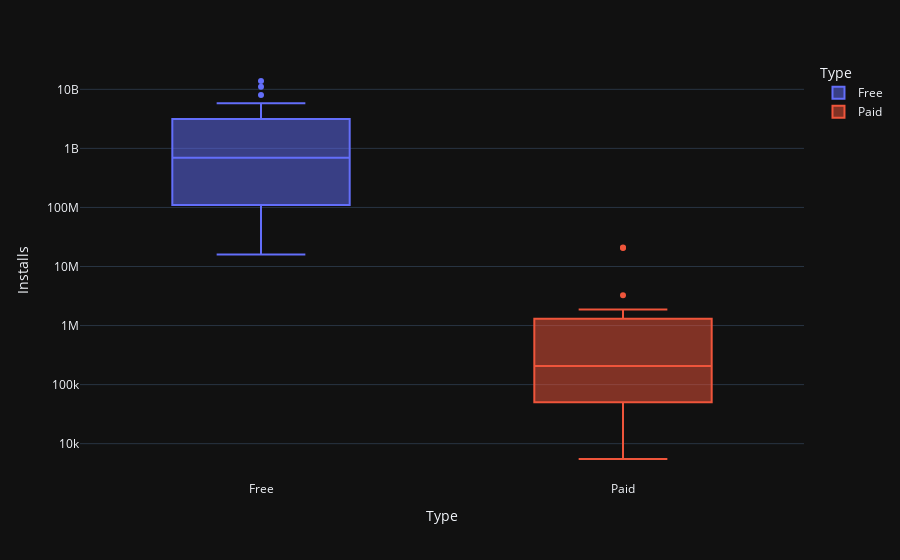

The notebook cell saved with this chart:
### Markdown cell above
# Plotly Box Plots: Lost Downloads for Paid Apps

**Challenge**: Create a box plot that shows the number of Installs for free versus paid apps. How does the median number of installations compare? Is the difference large or small?

Use the [Box Plots Guide](https://plotly.com/python/box-plots/) and the [.box API reference](https://plotly.com/python-api-reference/generated/plotly.express.box.html) to create the following chart. 

<img src=https://imgur.com/uVsECT3.png>

### Code cell
fig = px.box(app_amount_and_installs_by_type, x="Type", y="Installs", color="Type")
fig.update_layout(yaxis=dict(type="log"))
fig.show()

### Figure 1 — Plotly figure (JSON) as saved in the notebook; plotly's stock layout.template omitted (floating-point values rounded to 4 significant figures)
{"data": [{"alignmentgroup": "True", "hovertemplate": "Type=%{x}<br>Installs=%{y}<extra></extra>", "legendgroup": "Free", "marker": {"color": "#636efa"}, "name": "Free", "notched": false, "offsetgroup": "Free", "orientation": "v", "showlegend": true, "x": ["Free", "Free", "Free", "Free", "Free", "Free", "Free", "Free", "Free", "Free", "Free", "Free", "Free", "Free", "Free", "Free", "Free", "Free", "Free", "Free", "Free", "Free", "Free", "Free", "Free", "Free", "Free", "Free", "Free", "Free", "Free", "Free", "Free"], "x0": " ", "xaxis": "x", "y": [4416932760, 13837763455, 7997997680, 455126800, 502563010, 5786659370, 691805460, 4647264610, 1095187665, 11037881530, 1529094410, 1133533220, 38505176, 2369105150, 5487835475, 2894677300, 1400321440, 1665769005, 3916826200, 140901310, 352250000, 503146460, 2113460000, 211617750, 53079800, 360285000, 52083000, 97082000, 114217100, 44931100, 31066010, 15949410, 26916200], "y0": " ", "yaxis": "y", "type": "box"}, {"alignmentgroup": "True", "hovertemplate": "Type=%{x}<br>Installs=%{y}<extra></extra>", "legendgroup": "Paid", "marker": {"color": "#EF553B"}, "name": "Paid", "notched": false, "offsetgroup": "Paid", "orientation": "v", "showlegend": true, "x": ["Paid", "Paid", "Paid", "Paid", "Paid", "Paid", "Paid", "Paid", "Paid", "Paid", "Paid", "Paid", "Paid", "Paid", "Paid", "Paid", "Paid", "Paid", "Paid", "Paid", "Paid", "Paid", "Paid", "Paid", "Paid", "Paid", "Paid", "Paid"], "x0": " ", "xaxis": "x", "y": [20621730, 20999262, 3258520, 1726820, 557500, 1360000, 1243800, 1410810, 1878520, 1048110, 473000, 212660, 182000, 22650, 811500, 122600, 121100, 71000, 602000, 11100, 16000, 6000, 10100, 200000, 60000, 50100, 5500, 50000], "y0": " ", "yaxis": "y", "type": "box"}], "layout": {"xaxis": {"anchor": "y", "domain": [0.0, 1.0], "title": {"text": "Type"}, "categoryorder": "array", "categoryarray": ["Free", "Paid"]}, "yaxis": {"anchor": "x", "domain": [0.0, 1.0], "title": {"text": "Installs"}, "type": "log"}, "legend": {"title": {"text": "Type"}, "tracegroupgap": 0}, "margin": {"t": 60}, "boxmode": "overlay"}}
